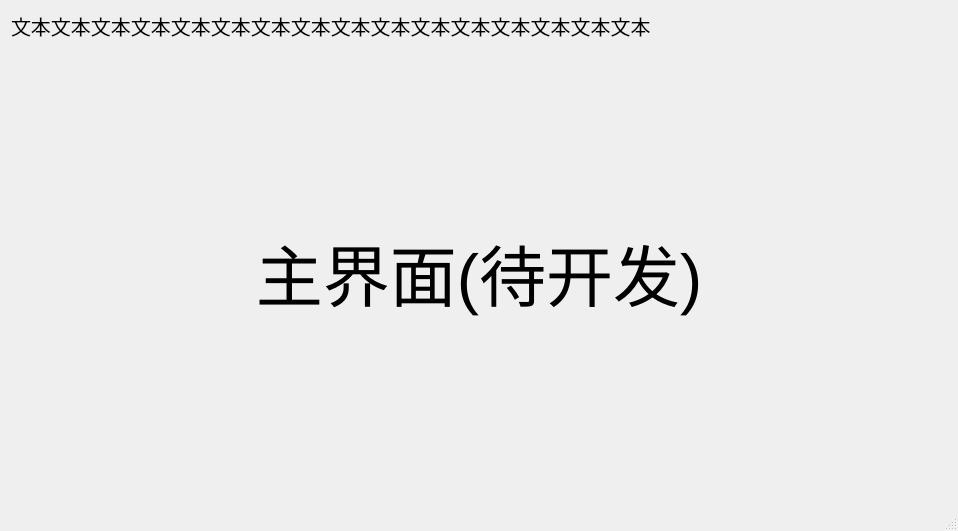
<?xml version="1.0" encoding="UTF-8"?>
<ui version="4.0">
 <class>MainWindow</class>
 <widget class="QMainWindow" name="MainWindow">
  <property name="geometry">
   <rect>
    <x>0</x>
    <y>0</y>
    <width>958</width>
    <height>531</height>
   </rect>
  </property>
  <property name="windowTitle">
   <string>MainWindow</string>
  </property>
  <widget class="QWidget" name="centralWidget">
   <layout class="QVBoxLayout" name="verticalLayout">
    <property name="spacing">
     <number>0</number>
    </property>
    <property name="leftMargin">
     <number>0</number>
    </property>
    <property name="topMargin">
     <number>0</number>
    </property>
    <property name="rightMargin">
     <number>0</number>
    </property>
    <property name="bottomMargin">
     <number>0</number>
    </property>
    <item>
     <widget class="QWidget" name="widget" native="true">
      <layout class="QVBoxLayout" name="verticalLayout_2">
       <item>
        <widget class="QLabel" name="lab_username">
         <property name="maximumSize">
          <size>
           <width>16777215</width>
           <height>30</height>
          </size>
         </property>
         <property name="font">
          <font>
           <pointsize>15</pointsize>
          </font>
         </property>
         <property name="text">
          <string>文本文本文本文本文本文本文本文本文本文本文本文本文本文本文本文本</string>
         </property>
        </widget>
       </item>
       <item>
        <widget class="QLabel" name="label">
         <property name="font">
          <font>
           <pointsize>50</pointsize>
          </font>
         </property>
         <property name="text">
          <string>主界面(待开发)</string>
         </property>
         <property name="alignment">
          <set>Qt::AlignmentFlag::AlignCenter</set>
         </property>
        </widget>
       </item>
      </layout>
     </widget>
    </item>
   </layout>
  </widget>
  <widget class="QStatusBar" name="statusBar"/>
 </widget>
 <layoutdefault spacing="6" margin="11"/>
 <resources/>
 <connections/>
</ui>
